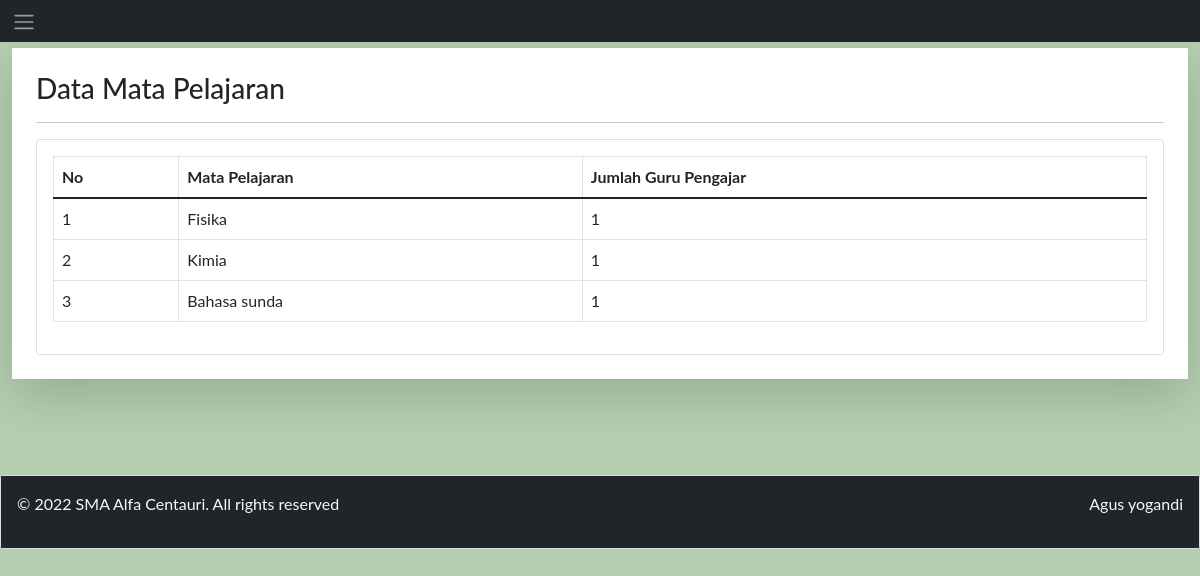
The page /Index/Kepsek/dataMataPelajaran.php (signed in) on the database its author committed.
### tables this page shows
CREATE TABLE `matapelajaran` (
  `id` int(11) NOT NULL,
  `mataPelajaran` varchar(255) NOT NULL,
  `jumlah` varchar(255) NOT NULL
);

### Index/Kepsek/dataMataPelajaran.php (the view, shortened to what this page needs)
<!DOCTYPE html>
<html>
<head>
    <link href="https://cdn.jsdelivr.net/npm/bootstrap@5.1.3/dist/css/bootstrap.min.css" rel="stylesheet">
</head>
<body style="background-color: #b4cfb0;">
    <nav class="navbar navbar-expand-sm bg-dark navbar-dark fixed-top">
        <div class="container-fluid">
            <ul class="navbar-nav">
                <li class="nav-item">
                    <span class="navbar-toggler-icon" onclick="openNav()" style="color: white;"></span>
                </li>
            </ul>
        </div>
    </nav>
    <div id="main">
        <br>
        <div class="container-fluid mt-4">
            <div class="shadow-lg p-4 mb-4 bg-white">
                <h3>Data Mata Pelajaran</h3>
                <hr style="width: 100%;">
                <div class="card">
                    <div class="card-body">
                        <table class="table table-bordered">
                            <thead>
                                <tr>
                                    <th>No</th>
                                    <th>Mata Pelajaran</th>
                                    <th>Jumlah Guru Pengajar</th>
                                </tr>
                            </thead>
                            <tbody>
                                <?php include("../../koneksi.php");
                                   $sql = "SELECT * FROM matapelajaran";
                                   $query = mysqli_query($db, $sql);
                                   $i=1;
                                   while($user_data = mysqli_fetch_array($query)){
                                    ?>
                                <tr>
                                    <td><?php echo($i++); ?></td>
                                    <td><?php echo($user_data['mataPelajaran']); ?></td>
                                    <td><?php echo($user_data['jumlah']); ?></td>
                                </tr>
                                <?php } ?>
                            </tbody>
                        </table>
                    </div>
                </div>
            </div>
        </div>
    </div>
    <br>
    <br>
    <br>
    <div class="card">
        <div class="card-body bg-dark text-light">
            <div class="row">
                <div class="col-6">
                    <p>© 2022 SMA Alfa Centauri. All rights reserved</p>
                </div>
                <div class="col-6">
                    <p class="float-end">Agus yogandi</p>
                </div>
            </div>
        </div>
    </div>
</body>
</html>

### Index/Kepsek/dataMataPelajaran.php (style rules this page uses)
body { font-family: "Lato", sans-serif; }

### rows shown on the page
matapelajaran: mataPelajaran "Fisika", jumlah "1"
matapelajaran: mataPelajaran "Kimia", jumlah "1"
matapelajaran: mataPelajaran "Bahasa sunda", jumlah "1"
